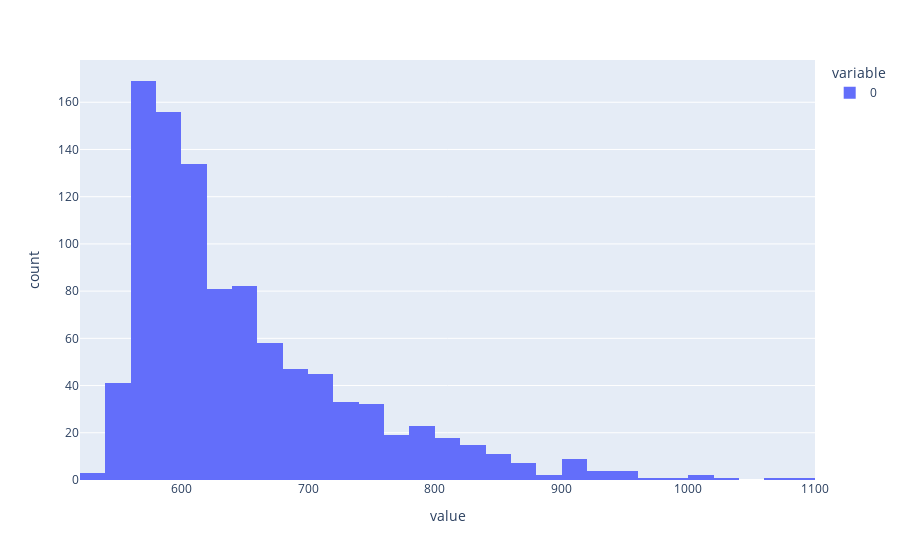

This figure's notebook cell:
### Code cell
agg_results = []

for i in range(1000):
    df = sim()
    losses = df["losses"].sum()
    agg_results+=[losses]

fig = px.histogram(agg_results)

# Show the plot
fig.show()

### Figure 1 — Plotly figure (JSON) as saved in the notebook; plotly's stock layout.template omitted (floating-point values rounded to 4 significant figures; data arrays with more than 128 entries replaced by an {"elided": "..."} marker saying what was removed)
{"data": [{"alignmentgroup": "True", "bingroup": "x", "hovertemplate": "variable=0<br>value=%{x}<br>count=%{y}<extra></extra>", "legendgroup": "0", "marker": {"color": "#636efa", "pattern": {"shape": ""}}, "name": "0", "offsetgroup": "0", "orientation": "v", "showlegend": true, "type": "histogram", "x": {"elided": "1000 float values"}, "xaxis": "x", "yaxis": "y"}], "layout": {"autosize": true, "barmode": "relative", "legend": {"title": {"text": "variable"}, "tracegroupgap": 0}, "margin": {"t": 60}, "xaxis": {"anchor": "y", "autorange": true, "domain": [0, 1], "range": [520, 1100], "title": {"text": "value"}, "type": "linear"}, "yaxis": {"anchor": "x", "autorange": true, "domain": [0, 1], "range": [0, 177.9], "title": {"text": "count"}}}}
